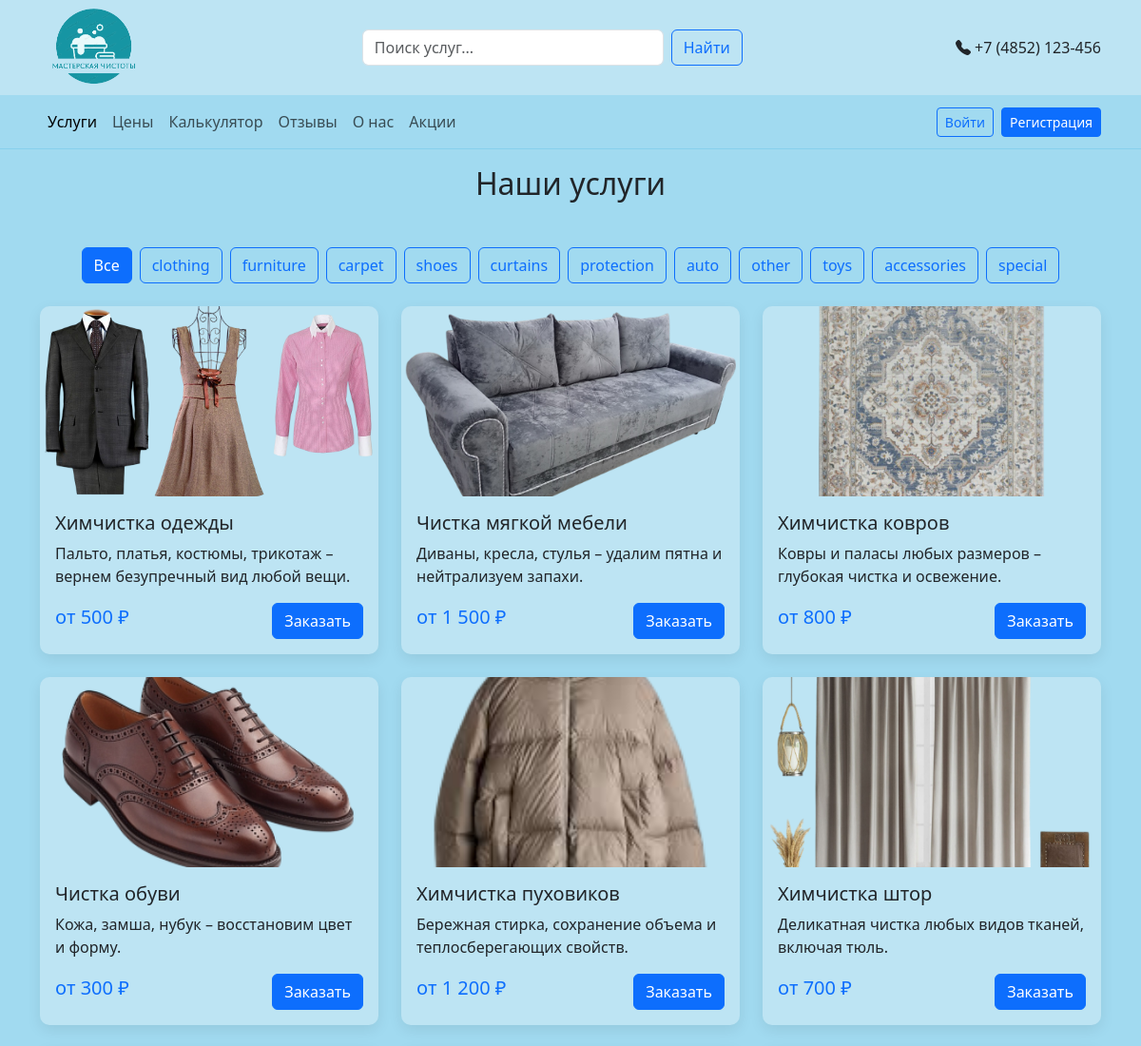
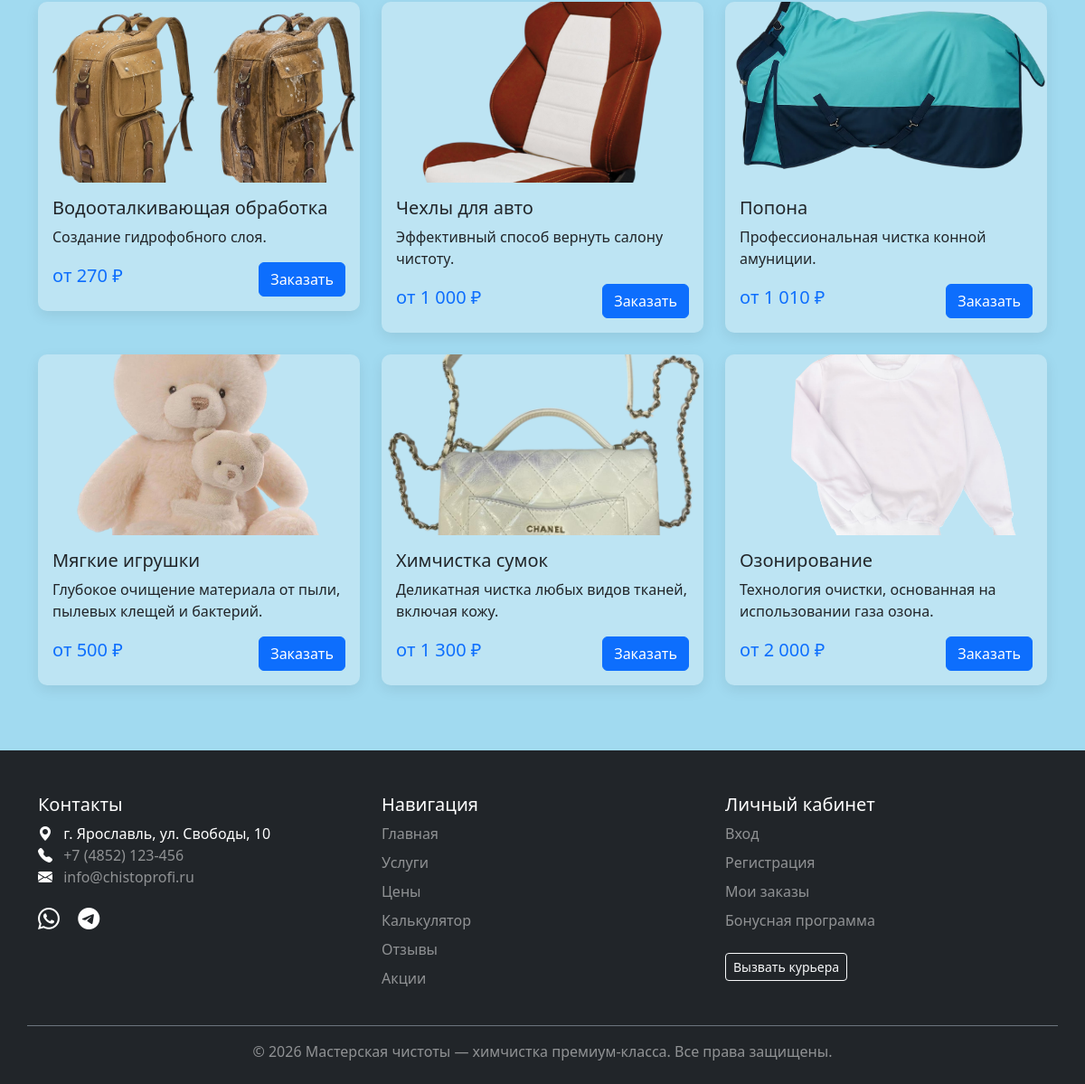
/services.php, run on the app's committed database (2 pictures, top to bottom).
### tables this page shows
CREATE TABLE `services` (
  `id` int(11) NOT NULL,
  `name` varchar(100) NOT NULL,
  `description` text DEFAULT NULL,
  `price_from` int(11) NOT NULL,
  `image_url` varchar(255) DEFAULT NULL,
  `category` varchar(50) DEFAULT NULL,
  `is_active` tinyint(1) DEFAULT 1,
  `created_at` timestamp NOT NULL DEFAULT current_timestamp()
);

### services.php (the view, shortened to what this page needs)
<?php
require_once 'config.php';
$stmt = $pdo->query("SELECT DISTINCT category FROM services WHERE category IS NOT NULL");
$categories = $stmt->fetchAll(PDO::FETCH_COLUMN);
$category = $_GET['category'] ?? '';
$sql = "SELECT * FROM services WHERE is_active = 1";
$params = [];
$stmt = $pdo->prepare($sql);
$stmt->execute($params);
$services = $stmt->fetchAll();
?>
<div class="container py-4">
    <h2 class="text-center mb-4">Наши услуги</h2>
    <div class="row mb-4">
        <div class="col-12">
            <div class="d-flex flex-wrap gap-2 justify-content-center">
                <a href="services.php" class="btn <?= empty($category) ? 'btn-primary' : 'btn-outline-primary' ?>">Все</a>
                <?php foreach ($categories as $cat): ?>
                    <a href="?category=<?= urlencode($cat) ?>" class="btn <?= $category == $cat ? 'btn-primary' : 'btn-outline-primary' ?>">
                        <?= htmlspecialchars($cat) ?>
                    </a>
                <?php endforeach; ?>
            </div>
        </div>
    </div>
    <div class="row g-4">
        <?php if (count($services) > 0): ?>
            <?php foreach ($services as $service): ?>
            <div class="col-md-4">
                <div class="card service-card h-350">
                    <img src="<?= htmlspecialchars($service['image_url']) ?>" class="card-img-top" alt="<?= htmlspecialchars($service['name']) ?>" style="height: 200px; object-fit: cover;">
                    <div class="card-body">
                        <h5 class="card-title"><?= htmlspecialchars($service['name']) ?></h5>
                        <p class="card-text"><?= htmlspecialchars($service['description']) ?></p>
                        <div class="d-flex justify-content-between align-items-center">
                            <span class="h5 text-primary">от <?= number_format($service['price_from'], 0, '', ' ') ?> ₽</span>
                            <a href="order.php?service_id=<?= $service['id'] ?>" class="btn btn-primary">Заказать</a>
                        </div>
                    </div>
                </div>
            </div>
            <?php endforeach; ?>
        <?php else: ?>
            <div class="col-12 text-center">
                <p class="h4 text-muted">Услуги не найдены</p>
            </div>
        <?php endif; ?>
    </div>
</div>

### config.php (style rules this page uses)
body { padding-top: 100px; background-color: #a1daf0; }
.service-card { background-color: #bde4f3; transition: transform 0.2s; border: none; border-radius: 10px; overflow: hidden; box-shadow: 0 5px 15px rgba(0,0,0,0.08); }
.service-card img { height: 350px; object-fit: cover; width: 100%; }

### data on the page
services: image_url (picture), name "Химчистка одежды", description "Пальто, платья, костюмы, трикотаж – вернем безупречный вид любой вещи.", price_from "500"
services: image_url (picture), name "Чистка мягкой мебели", description "Диваны, кресла, стулья – удалим пятна и нейтрализуем запахи.", price_from "1 500"
services: image_url (picture), name "Химчистка ковров", description "Ковры и паласы любых размеров – глубокая чистка и освежение.", price_from "800"
services: image_url (picture), name "Чистка обуви", description "Кожа, замша, нубук – восстановим цвет и форму.", price_from "300"
services: image_url (picture), name "Химчистка пуховиков", description "Бережная стирка, сохранение объема и теплосберегающих свойств.", price_from "1 200"
services: image_url (picture), name "Химчистка штор", description "Деликатная чистка любых видов тканей, включая тюль.", price_from "700"
services: image_url (picture), name "Водооталкивающая обработка", description "Создание гидрофобного слоя.", price_from "270"
services: image_url (picture), name "Чехлы для авто", description "Эффективный способ вернуть салону чистоту.", price_from "1 000"
services: image_url (picture), name "Попона", description "Профессиональная чистка конной амуниции.", price_from "1 010"
services: image_url (picture), name "Мягкие игрушки", description "Глубокое очищение материала от пыли, пылевых клещей и бактерий.", price_from "500"
services: image_url (picture), name "Химчистка сумок", description "Деликатная чистка любых видов тканей, включая кожу.", price_from "1 300"
services: image_url (picture), name "Озонирование", description "Технология очистки, основанная на использовании газа озона.", price_from "2 000"

### other printed values
$cat "clothing"
$cat "furniture"
$cat "carpet"
$cat "shoes"
$cat "curtains"
$cat "protection"
$cat "auto"
$cat "other"
$cat "toys"
$cat "accessories"
$cat "special"
